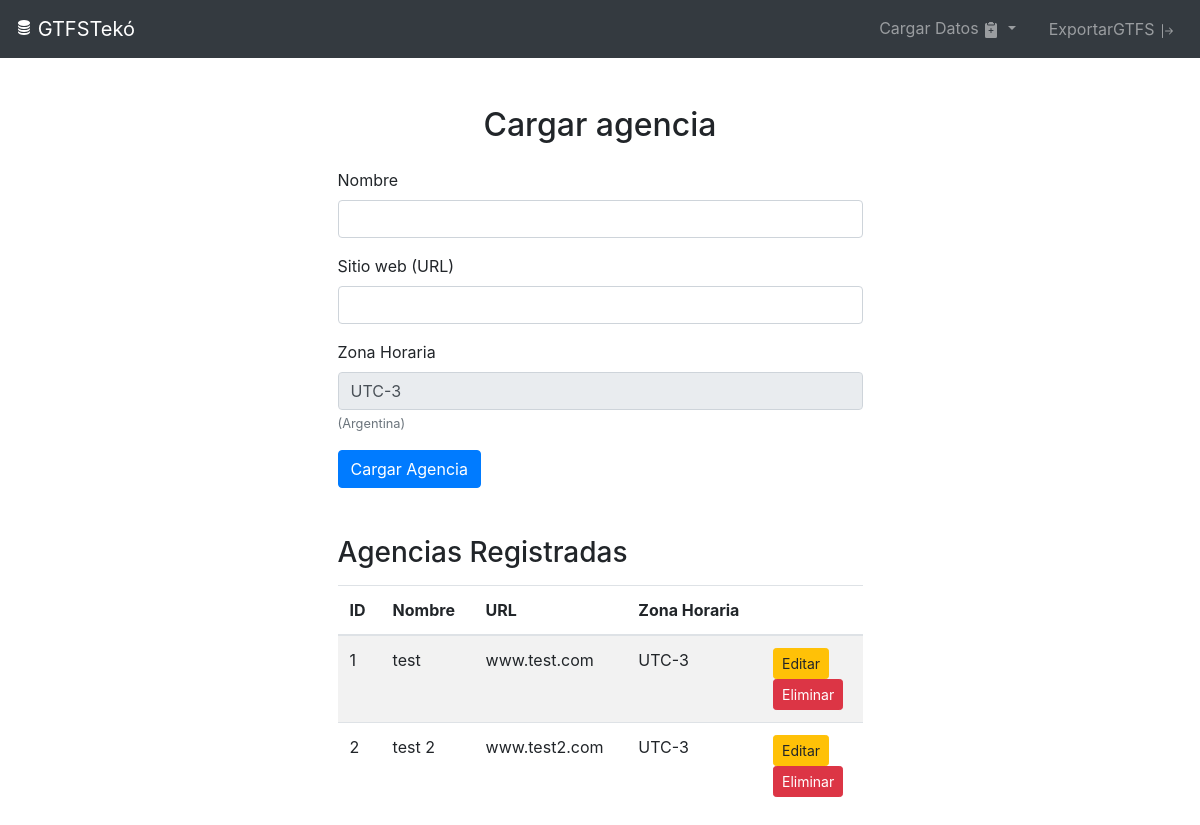
/agency/cargar_agencia, run on an earlier commit of the app's database.
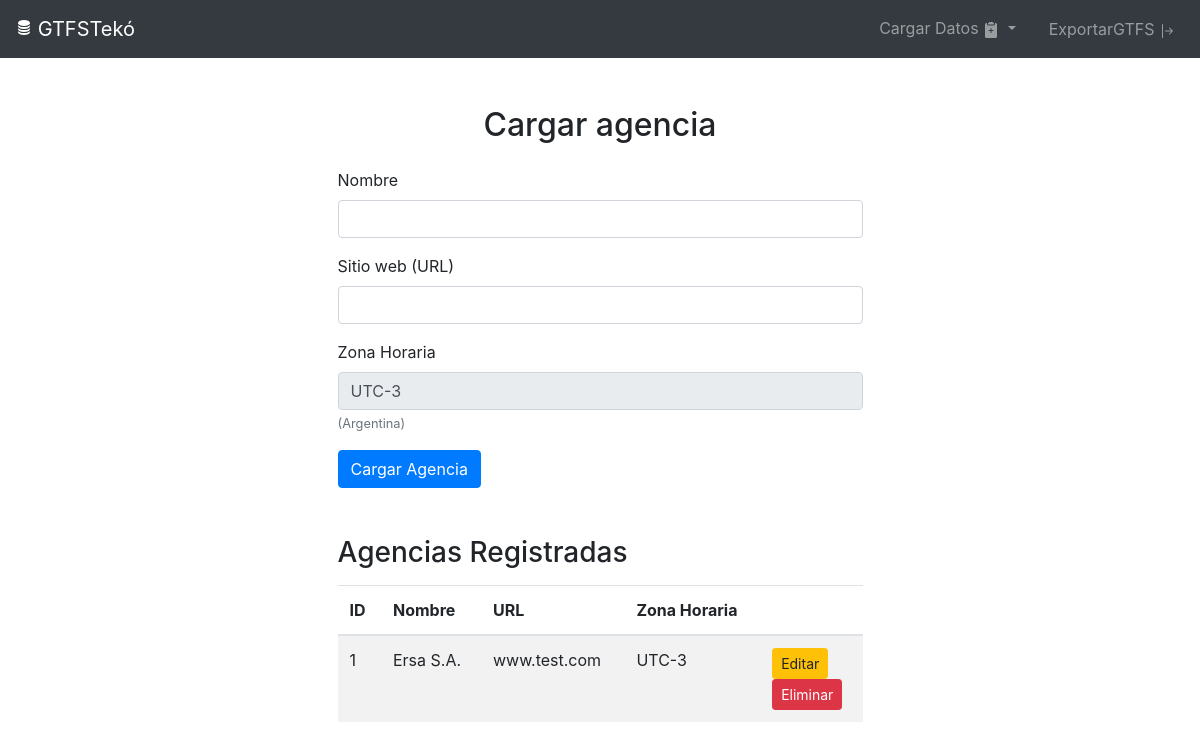
And on a later commit of the database.
### models/models.py (models this page shows)
class Agency(db.Model):
    agency_id = db.Column(db.Integer, primary_key=True)
    agency_name = db.Column(db.String(80), nullable=False)
    agency_url = db.Column(db.String(200))
    agency_timezone = db.Column(db.String(80), nullable=False)

### routes/agency_routes.py (the view, shortened to what this page needs)
@agency_bp.route('/cargar_agencia', methods=['GET', 'POST'])
def cargar_agencia():
    agencies = Agency.query.all()
    return render_template('cargar_agencia.html', agencies=agencies)

### templates/cargar_agencia.html (shortened to what this page needs)
{% extends "base.html" %}
{% block content %}
<div class="container mt-5 w-50">
    <h2 class="text-center">Cargar agencia</h2>
    <form method="POST" class="mt-4">
        <div class="form-group">
            <label for="agency_name">Nombre</label>
            <input type="text" class="form-control" id="agency_name" name="agency_name" required>
        </div>
        <div class="form-group">
            <label for="agency_url">Sitio web (URL)</label>
            <input type="text" class="form-control" id="agency_url" name="agency_url">
        </div>
        <div class="form-group">
            <label for="agency_timezone">Zona Horaria</label>
            <input type="text" class="form-control" id="agency_timezone" name="agency_timezone" value="UTC-3" readonly>
            <small class="form-text text-muted">(Argentina)</small>
        </div>
        <button type="submit" class="btn btn-primary">Cargar Agencia</button>
    </form>
    <h3 class="mt-5">Agencias Registradas</h3>
    <table class="table table-striped mt-3">
        <thead>
            <tr>
                <th>ID</th>
                <th>Nombre</th>
                <th>URL</th>
                <th>Zona Horaria</th>
                <th></th>
            </tr>
        </thead>
        <tbody>
            {% for agency in agencies %}
                <tr>
                    <td>{{ agency.agency_id }}</td>
                    <td>{{ agency.agency_name }}</td>
                    <td>{{ agency.agency_url }}</td>
                    <td>{{ agency.agency_timezone }}</td>
                    <td>
                        <form method="POST" action="{{ url_for('agency.editar_agencia') }}">
                            <button type="submit" class="btn btn-warning btn-sm">Editar</button>
                        </form>
                        <form method="POST" action="{{ url_for('agency.delete_agency', agency_id=agency.agency_id) }}" onsubmit="return confirm('¿Estás seguro de que deseas eliminar esta agencia?');">
                            <button type="submit" class="btn btn-danger btn-sm">Eliminar</button>
                        </form>
                    </td>
                </tr>
            {% endfor %}
        </tbody>
    </table>
</div>
{% endblock %}

### templates/base.html (shortened to what this page needs)
<!DOCTYPE html>
<html lang="en">
<head>
    <link rel="stylesheet" href="https://stackpath.bootstrapcdn.com/bootstrap/4.5.2/css/bootstrap.min.css">
</head>
<body>
    {% include 'navbar.html' %}
    <div class="container">
        {% block content %}{% endblock %}
    </div>
</body>
</html>

### templates/navbar.html (shortened to what this page needs)
<nav class="navbar navbar-expand-lg navbar-dark bg-dark">
    <a class="navbar-brand" href="{{ url_for('index') }}">
        GTFSTekó
    </a>
    <div class="collapse navbar-collapse" id="navbarNav">
        <ul class="navbar-nav ml-auto">
            <li class="nav-item dropdown">
                <a class="nav-link dropdown-toggle" href="#" id="navbarDropdownCargar" role="button" data-toggle="dropdown" aria-haspopup="true" aria-expanded="false">
                     Cargar Datos
                </a>
            </li>
            <li class="nav-item">
                <a class="nav-link btn ml-3" href="#">
                    ExportarGTFS
                </a>
            </li>
        </ul>
    </div>
</nav>

What changed in the data, as far as the page shows it:
removed Agency: agency_id "2", agency_name "test 2", agency_url "www.test2.com", agency_timezone "UTC-3"
changed Agency "www.test.com": agency_name "test" → "Ersa S.A."
